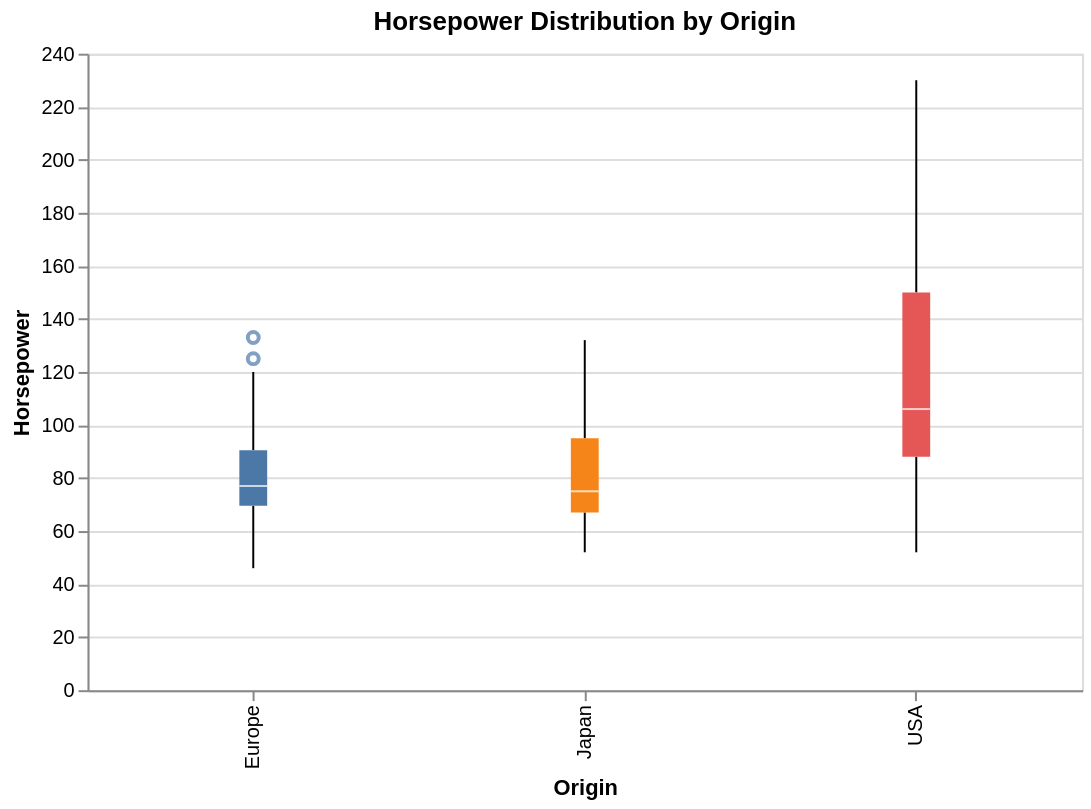

Notebook source saved alongside this figure:
### Markdown cell above
## 6. Boxplots: comparing distributions across groups

Averages are not enough.
Two groups can have the same average but very different spreads.

Question:

> How does horsepower vary across origins?

### Code cell
alt.Chart(cars).mark_boxplot().encode(
    x=alt.X('Origin:N', title='Origin'),
    y=alt.Y('Horsepower:Q', title='Horsepower'),
    color=alt.Color('Origin:N', legend=None),
    tooltip=['Origin:N']
).properties(
    title='Horsepower Distribution by Origin',
    width=500,
    height=320
)

### Figure 1 — Vega-Lite specification as saved in the notebook (floating-point values rounded to 4 significant figures; data arrays with more than 128 entries replaced by an {"elided": "..."} marker saying what was removed)
{"config": {"view": {"continuousWidth": 300, "continuousHeight": 300}}, "data": {"name": "data-583e73726c1545c56c203344161a975c"}, "mark": {"type": "boxplot"}, "encoding": {"color": {"field": "Origin", "legend": null, "type": "nominal"}, "tooltip": [{"field": "Origin", "type": "nominal"}], "x": {"field": "Origin", "title": "Origin", "type": "nominal"}, "y": {"field": "Horsepower", "title": "Horsepower", "type": "quantitative"}}, "height": 320, "title": "Horsepower Distribution by Origin", "width": 500, "$schema": "https://vega.github.io/schema/vega-lite/v5.20.1.json", "datasets": {"data-583e73726c1545c56c203344161a975c": {"elided": "406 records"}}}
